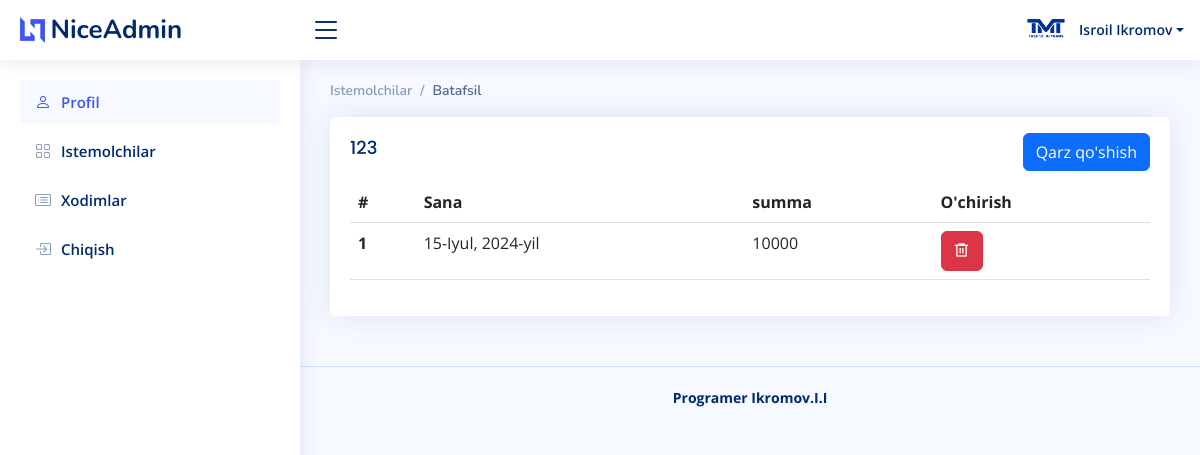
/main/detail/11 (signed in), run on an earlier commit of the app's database.
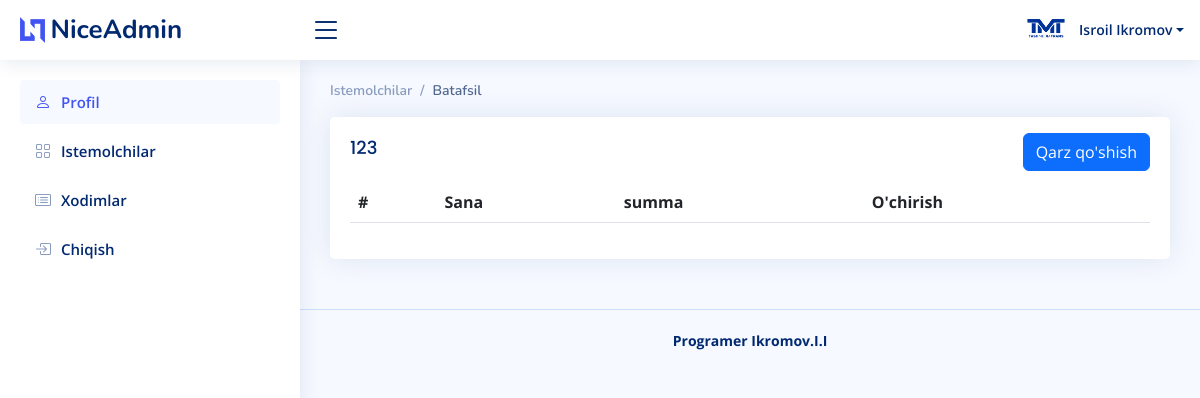
And on a later commit of the database.
### main/models.py (models this page shows, shortened)
class Qarz(models.Model):
    summa = models.PositiveIntegerField()
    istemolchi = models.ForeignKey(Istemolchi, on_delete=models.CASCADE, null=True)
    author = models.ForeignKey(User, on_delete=models.CASCADE, null=True)
    status = models.BooleanField(default=False)
    sana = models.DateField(auto_now_add=True)
    class Meta:
        db_table = 'qarz'

### main/views.py (the view)
# urls.py: path('detail/<int:pk>', detail, name='detail'),
@login_required
def detail(request,pk):
    istemolchi_id = get_object_or_404(Istemolchi, id=pk)
    if request.method == 'POST':
        form = QarzForm(request.POST)
        if form.is_valid():
            qarz = form.save(commit=False)
            qarz.istemolchi = istemolchi_id
            qarz.author = request.user
            qarz.save()
            messages.info(request, "Saqlandi ")
            return HttpResponseRedirect(request.META.get('HTTP_REFERER'))
        else:
            messages.success(request, "Yaroqsiz maʼlumot !")
    else:
        form = QarzForm()
    context = {
        'form':form,
        'istemolchi_id':istemolchi_id,
        'qarzlar':Qarz.objects.filter(istemolchi=istemolchi_id,status=False)[::-1],
        'user': request.user,
    }
    return render(request, 'main/detail.html',context)

### templates/main/detail.html (shortened to what this page needs)
{% extends 'base.html' %}
{% block content %}
  <main id="main" class="main">
     <div class="pagetitle">
      <nav>
        <ol class="breadcrumb">
          <li class="breadcrumb-item"><a href="{% url 'index' %}">Istemolchilar</a></li>
          <li class="breadcrumb-item active">Batafsil</li>
        </ol>
      </nav>
    </div>
    <section class="section">
      <div class="row">
        <div class="col-lg-12">
          <div class="card">
            <div class="card-body">
              <div class="d-flex justify-content-between">
                <h5 class="card-title">{{istemolchi_id.full_name}}</h5>
                <div class="mt-3 ">
                  <button type="button" class="btn btn-primary" data-bs-toggle="modal" data-bs-target="#verticalycentered">
                    Qarz qo'shish
                  </button>
                </div>
              </div>
              <table class="table">
                <thead>
                  <tr>
                    <th scope="col">#</th>
                    <th scope="col">Sana</th>
                    <th scope="col">summa</th>
                    <th scope="col">O'chirish</th>
                  </tr>
                </thead>
                <tbody>
                {% for i in qarzlar %}
                  <tr>
                    <th scope="row">{{forloop.counter}}</th>
                    <td>{{i.sana}}</td>
                    <td>{{i.summa}}</td>
                    <td>
                          <button type="button" class="btn btn-danger" data-bs-toggle="modal" data-bs-target="#verticalycentered{{ i.pk }}">
                            <i class="ri-delete-bin-6-line"></i>
                          </button>
                    </td>
                  </tr>
                {% endfor %}
                </tbody>
              </table>
            </div>
          </div>
        </div>
      </div>
    </section>
  </main>
{% endblock content %}

What changed in the data, as far as the page shows it:
no longer on this page (row edited): Qarz: sana "15-Iyul, 2024-yil", summa "10000"
